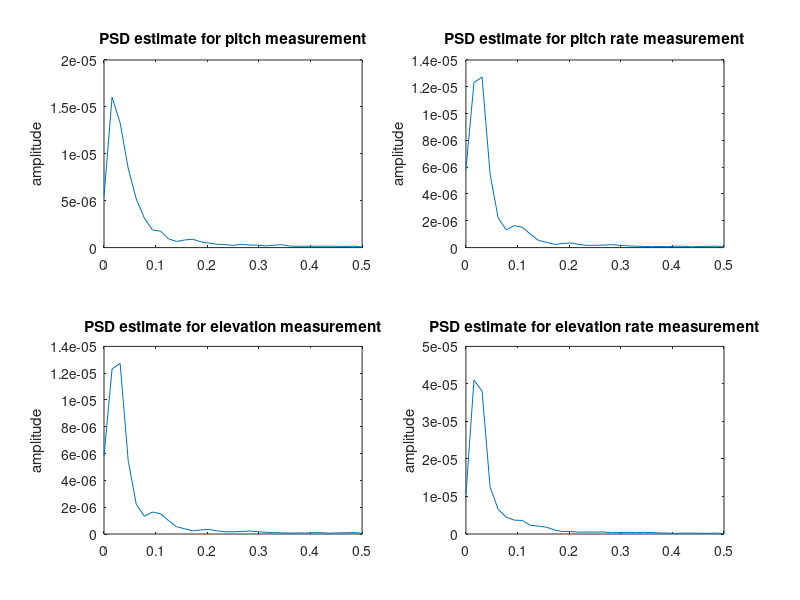

Reproduce this figure in MATLAB.
close
clear


data = load('noiseMeasurement1.mat');
x2 = (data.ans(2,182:1001));
x3 = (data.ans(3,182:1001));
x4 = (data.ans(4,182:1001));
x5 = (data.ans(5,182:1001));
x6 = (data.ans(6,182:1001));

figure()
subplot(221)
pwelch(x2)
title('PSD estimate for pitch measurement')
subplot(222)
pwelch(x3)
title('PSD estimate for pitch rate measurement')
subplot(223)
pwelch(x3)
title('PSD estimate for elevation measurement')
subplot(224)
pwelch(x4)
title('PSD estimate for elevation rate measurement')
% 
% xdft = abs(fft(x));
% 
% Fs = 1000;
% t = 0:1/Fs:1-1/Fs;
% N = length(xdft);
% xdft = xdft(1:N/2+1);
% psdx = (1/(Fs*N)) * abs(xdft).^2;
% psdx(2:end-1) = 2*psdx(2:end-1);
% freq = 0:Fs/length(x):Fs/2;
% 
% subplot(231)
% plot(freq,10*log10(psdx))
% grid on
% title('Periodogram Using FFT')
% xlabel('Frequency (Hz)')
% ylabel('Power/Frequency (dB/Hz)')
% 
